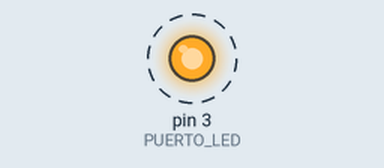
Bench run of a sketch on a simulated Arduino Uno, built with avr-gcc and run on an emulated ATmega328P. On the bench: output pins drawn as LEDs (lit = HIGH). Dashed ring = blinking.

Above: at 0.2 s.
Timing chart, 0 to 3.0 s (numbered marks = the images above):
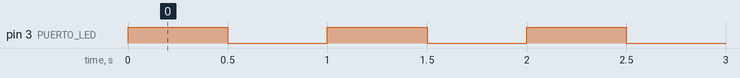

The sketch:

Pruebas_basicas_LED.ino
```cpp
#define PUERTO_LED 3

void setup() {
  // put your setup code here, to run once:
  pinMode(PUERTO_LED, OUTPUT);
}

void loop() {
  // put your main code here, to run repeatedly:
  digitalWrite(PUERTO_LED, HIGH);
  delay(500);
  digitalWrite(PUERTO_LED, LOW);
  delay(500);
}
```

Measured:
- by itself, pin 3 (PUERTO_LED): alternates HIGH for 0.50 s and LOW for 0.50 s
